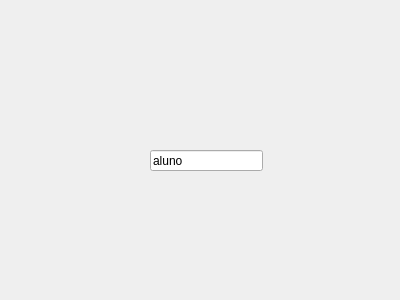
<?xml version="1.0" encoding="UTF-8"?>
<ui version="4.0">
 <class>aluno</class>
 <widget class="QDialog" name="aluno">
  <property name="geometry">
   <rect>
    <x>0</x>
    <y>0</y>
    <width>400</width>
    <height>300</height>
   </rect>
  </property>
  <property name="windowTitle">
   <string>Dialog</string>
  </property>
  <widget class="QLineEdit" name="lineEdit">
   <property name="geometry">
    <rect>
     <x>150</x>
     <y>150</y>
     <width>113</width>
     <height>21</height>
    </rect>
   </property>
   <property name="text">
    <string>aluno</string>
   </property>
  </widget>
 </widget>
 <resources/>
 <connections/>
</ui>
